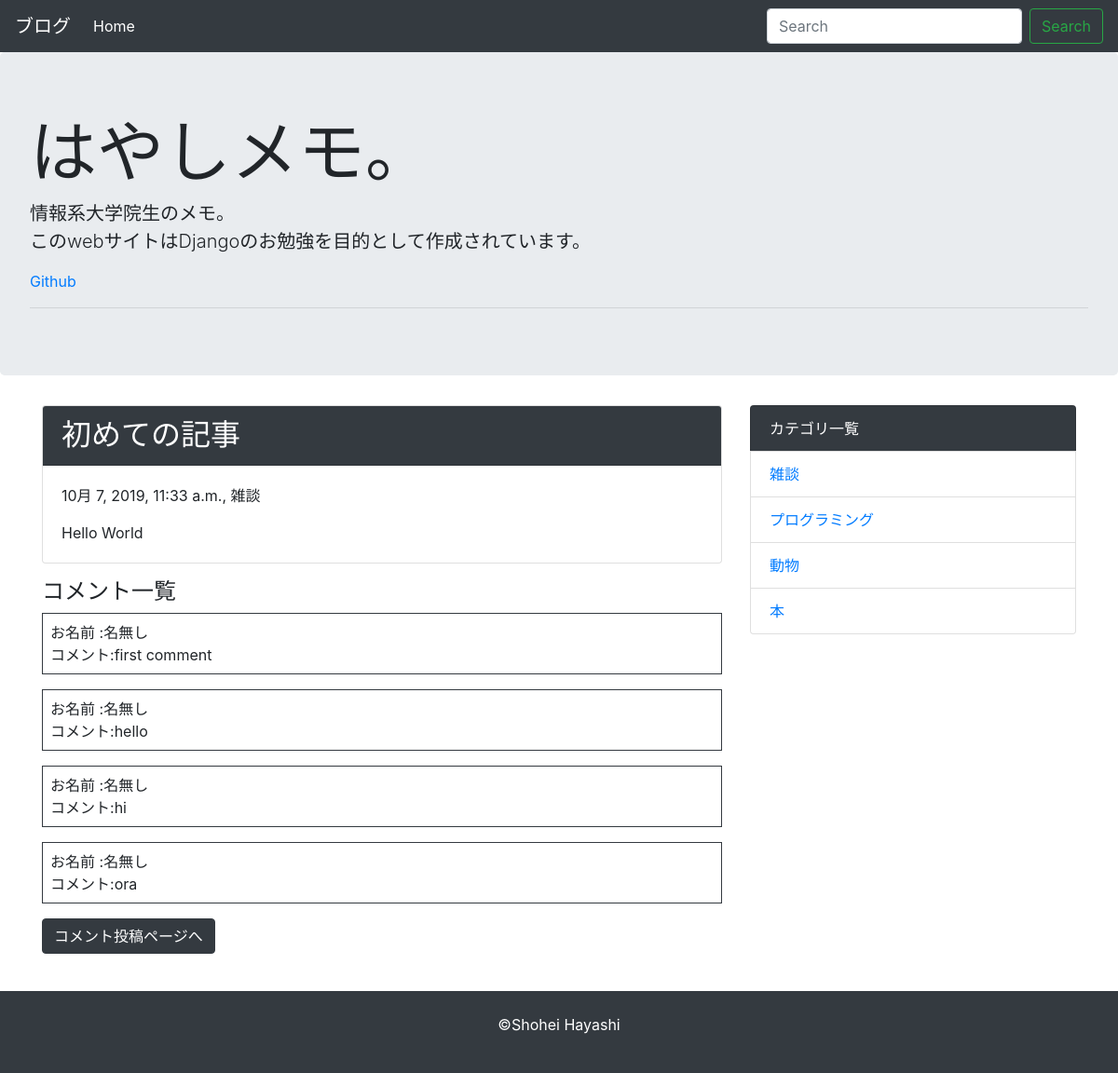
/detail/1, run on the app's committed database.
### blog/models.py (models this page shows, shortened)
class Post(models.Model):
  title = models.CharField('タイトル', max_length = 255)
  text = models.TextField('本文')
  created_at = models.DateTimeField('作成日', default=timezone.now)
  category = models.ForeignKey(Category, verbose_name='カテゴリ', on_delete=models.PROTECT)

class Category(models.Model):
  name = models.CharField('カテゴリ名', max_length = 255)
  created_at = models.DateTimeField('作成日', default=timezone.now)
  def __str__(self):
      return self.name

class Comment(models.Model):
  name = models.CharField('お名前', max_length=30, default='名無し')
  text = models.TextField('本文')
  post = models.ForeignKey(Post, verbose_name="紐づく記事", on_delete=models.PROTECT)
  created_at = models.DateTimeField('作成日', default=timezone.now)

### blog/views.py (the view)
# urls.py: path('detail/<int:pk>', views.DetailView.as_view(), name = 'detail'),
class DetailView(generic.DetailView):
  model = Post

### blog/context_processors.py (called while the page is built)
def common(request):
  context = {
    'category_list':Category.objects.all(),
  }
  return context

### blog/templates/blog/post_detail.html
{% extends 'blog/base.html' %}
{% block content %}
<div class="card mb-3">
  <h2 class="card-header bg-dark text-white">{{ post.title }}</h4>
  <div class="card-body">
    <p>{{ post.created_at }}, {{ post.category }}</p>
    {{ post.text | linebreaksbr | urlize }}
  </div>
</div>
<h4>コメント一覧</h4>
{% for comment in post.comment_set.all %}
  <p class="border border-dark p-2">
    お名前  :{{ comment.name}}<br>
    コメント:{{ comment.text | linebreaksbr }}
  </p>
{% endfor %}
<a class="btn btn-dark mb-3" href="{% url 'blog:comment' post.pk %}">コメント投稿ページへ</a>
{% endblock %}

### blog/templates/blog/base.html (shortened to what this page needs)
<!DOCTYPE html>
<html lang="ja">
<head>
  <link rel="stylesheet" href="https://stackpath.bootstrapcdn.com/bootstrap/4.3.1/css/bootstrap.min.css">
</head>
<body>
  <nav class="navbar navbar-expand-lg navbar-dark bg-dark">
    <a class="navbar-brand" href="{% url 'blog:index' %}">ブログ</a>
    <div class="collapse navbar-collapse" id="navbarSupportedContent">
      <ul class="navbar-nav mr-auto">
        <li class="nav-item active">
          <a class="nav-link" href="{% url 'blog:index' %}">Home</a>
        </li>
      </ul>
      <form class="form-inline my-2 my-lg-0" method="GET" action="{% url 'blog:index' %}">
        <input class="form-control mr-sm-2" type="text" placeholder="Search" aria-label="Search" name="keyword">
        <button class="btn btn-outline-success my-2 my-sm-0" type="submit">Search</button>
      </form>
    </div>
  </nav>
  <div class="jumbotron">
    <h1 class="display-3">はやしメモ。</h1>
    <p class="lead">情報系大学院生のメモ。<br>
    このwebサイトはDjangoのお勉強を目的として作成されています。</p>
    <p><a href="https://github.com/RingSho/django-blog">Github</a></p>
    <hr class="my-2">
  </div>
  <div class="container mb-4 mt-3">
    <div class="row">
      <div class="col-md-8">
        {% block content %}
        {% endblock %}
      </div>
      <div class="col-md-4">
        <ul class="list-group">
          <li class="list-group-item bg-dark text-white">カテゴリ一覧</li>
          {% for category in category_list%}
            <li class="list-group-item">
              <a href="{% url 'blog:category' category.pk %}">{{ category }}</a>
            </li>
          {% endfor %}
        </ul>
      </div>
    </div>
  </div>
  <footer class="bg-dark text-white text-center py-4">
    <p>©Shohei Hayashi</p>
  </footer>
</body>
</html>

### data on the page
Post: title "初めての記事", created_at "10月 7, 2019, 11:33 a.m.", category "雑談", text "Hello World"
Comment: name "名無し", text "first comment"
Comment: name "名無し", text "hello"
Comment: name "名無し", text "hi"
Comment: name "名無し", text "ora"
Category: name "雑談"
Category: name "プログラミング"
Category: name "動物"
Category: name "本"
